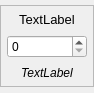
<?xml version="1.0" encoding="UTF-8"?>
<ui version="4.0">
 <class>advanced_skill_entry</class>
 <widget class="QWidget" name="advanced_skill_entry">
  <property name="geometry">
   <rect>
    <x>0</x>
    <y>0</y>
    <width>94</width>
    <height>93</height>
   </rect>
  </property>
  <property name="sizePolicy">
   <sizepolicy hsizetype="Minimum" vsizetype="Minimum">
    <horstretch>0</horstretch>
    <verstretch>0</verstretch>
   </sizepolicy>
  </property>
  <property name="windowTitle">
   <string>Form</string>
  </property>
  <layout class="QVBoxLayout" name="verticalLayout">
   <property name="spacing">
    <number>0</number>
   </property>
   <property name="leftMargin">
    <number>0</number>
   </property>
   <property name="topMargin">
    <number>0</number>
   </property>
   <property name="rightMargin">
    <number>0</number>
   </property>
   <property name="bottomMargin">
    <number>0</number>
   </property>
   <item>
    <widget class="QFrame" name="frame">
     <property name="sizePolicy">
      <sizepolicy hsizetype="Preferred" vsizetype="Maximum">
       <horstretch>0</horstretch>
       <verstretch>0</verstretch>
      </sizepolicy>
     </property>
     <property name="frameShape">
      <enum>QFrame::StyledPanel</enum>
     </property>
     <property name="frameShadow">
      <enum>QFrame::Plain</enum>
     </property>
     <layout class="QVBoxLayout" name="verticalLayout_2">
      <property name="spacing">
       <number>8</number>
      </property>
      <property name="leftMargin">
       <number>6</number>
      </property>
      <property name="topMargin">
       <number>6</number>
      </property>
      <property name="rightMargin">
       <number>6</number>
      </property>
      <property name="bottomMargin">
       <number>6</number>
      </property>
      <item>
       <widget class="QLabel" name="advanced_skill_label">
        <property name="sizePolicy">
         <sizepolicy hsizetype="Preferred" vsizetype="Maximum">
          <horstretch>0</horstretch>
          <verstretch>0</verstretch>
         </sizepolicy>
        </property>
        <property name="font">
         <font>
          <pointsize>10</pointsize>
          <weight>50</weight>
          <bold>false</bold>
         </font>
        </property>
        <property name="text">
         <string>TextLabel</string>
        </property>
        <property name="alignment">
         <set>Qt::AlignCenter</set>
        </property>
       </widget>
      </item>
      <item>
       <widget class="QSpinBox" name="advanced_skill_value">
        <property name="enabled">
         <bool>true</bool>
        </property>
        <property name="sizePolicy">
         <sizepolicy hsizetype="Minimum" vsizetype="Fixed">
          <horstretch>0</horstretch>
          <verstretch>0</verstretch>
         </sizepolicy>
        </property>
        <property name="minimumSize">
         <size>
          <width>80</width>
          <height>0</height>
         </size>
        </property>
        <property name="maximum">
         <number>500</number>
        </property>
       </widget>
      </item>
      <item>
       <widget class="QLabel" name="specialization_label">
        <property name="sizePolicy">
         <sizepolicy hsizetype="Preferred" vsizetype="Maximum">
          <horstretch>0</horstretch>
          <verstretch>0</verstretch>
         </sizepolicy>
        </property>
        <property name="font">
         <font>
          <italic>true</italic>
         </font>
        </property>
        <property name="text">
         <string>TextLabel</string>
        </property>
        <property name="alignment">
         <set>Qt::AlignCenter</set>
        </property>
       </widget>
      </item>
     </layout>
    </widget>
   </item>
  </layout>
 </widget>
 <resources/>
 <connections/>
</ui>
